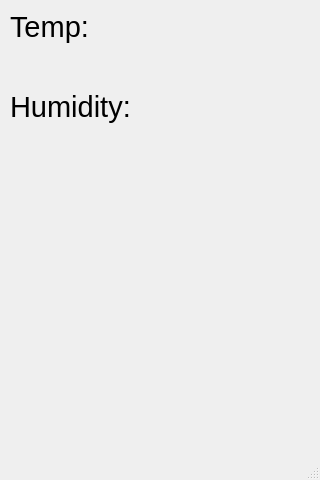
<?xml version="1.0" encoding="UTF-8"?>
<ui version="4.0">
 <class>MainWindow</class>
 <widget class="QMainWindow" name="MainWindow">
  <property name="geometry">
   <rect>
    <x>0</x>
    <y>0</y>
    <width>320</width>
    <height>480</height>
   </rect>
  </property>
  <property name="windowTitle">
   <string>MainWindow</string>
  </property>
  <widget class="QWidget" name="centralwidget">
   <widget class="QWidget" name="verticalLayoutWidget">
    <property name="geometry">
     <rect>
      <x>10</x>
      <y>10</y>
      <width>301</width>
      <height>421</height>
     </rect>
    </property>
    <layout class="QVBoxLayout" name="verticalLayout" stretch="0,0,0,1">
     <property name="spacing">
      <number>6</number>
     </property>
     <item>
      <widget class="QLabel" name="tempLabel">
       <property name="font">
        <font>
         <pointsize>22</pointsize>
        </font>
       </property>
       <property name="text">
        <string>Temp: </string>
       </property>
      </widget>
     </item>
     <item>
      <spacer name="verticalSpacer_2">
       <property name="orientation">
        <enum>Qt::Vertical</enum>
       </property>
       <property name="sizeHint" stdset="0">
        <size>
         <width>20</width>
         <height>40</height>
        </size>
       </property>
      </spacer>
     </item>
     <item>
      <widget class="QLabel" name="humLabel">
       <property name="font">
        <font>
         <pointsize>22</pointsize>
        </font>
       </property>
       <property name="text">
        <string>Humidity: </string>
       </property>
      </widget>
     </item>
     <item>
      <spacer name="verticalSpacer">
       <property name="orientation">
        <enum>Qt::Vertical</enum>
       </property>
       <property name="sizeHint" stdset="0">
        <size>
         <width>20</width>
         <height>40</height>
        </size>
       </property>
      </spacer>
     </item>
    </layout>
   </widget>
  </widget>
  <widget class="QMenuBar" name="menubar">
   <property name="geometry">
    <rect>
     <x>0</x>
     <y>0</y>
     <width>320</width>
     <height>22</height>
    </rect>
   </property>
  </widget>
  <widget class="QStatusBar" name="statusbar"/>
 </widget>
 <resources/>
 <connections/>
</ui>
